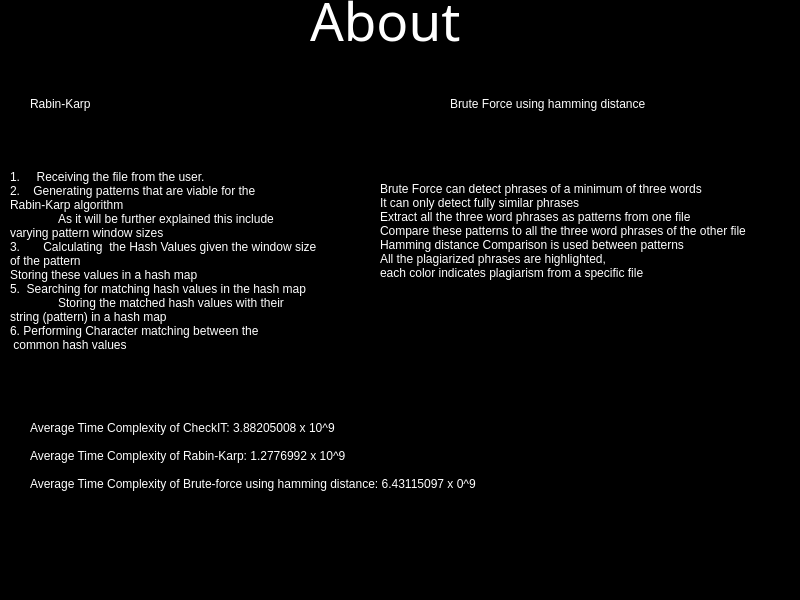
<?xml version="1.0" encoding="UTF-8"?>
<ui version="4.0">
 <class>About</class>
 <widget class="QMainWindow" name="About">
  <property name="geometry">
   <rect>
    <x>0</x>
    <y>0</y>
    <width>800</width>
    <height>600</height>
   </rect>
  </property>
  <property name="windowTitle">
   <string>MainWindow</string>
  </property>
  <property name="styleSheet">
   <string notr="true">background-color: rgb(0, 170, 255);
background-color: rgb(0, 0, 0);</string>
  </property>
  <widget class="QWidget" name="centralwidget">
   <widget class="QLabel" name="label">
    <property name="geometry">
     <rect>
      <x>310</x>
      <y>-20</y>
      <width>201</width>
      <height>81</height>
     </rect>
    </property>
    <property name="font">
     <font>
      <family>Trebuchet MS</family>
      <pointsize>40</pointsize>
      <italic>false</italic>
      <bold>false</bold>
     </font>
    </property>
    <property name="styleSheet">
     <string notr="true">color: rgb(255, 255, 255);
font: 40pt &quot;Trebuchet MS&quot;;</string>
    </property>
    <property name="text">
     <string>About</string>
    </property>
   </widget>
   <widget class="QLabel" name="label_2">
    <property name="geometry">
     <rect>
      <x>120</x>
      <y>150</y>
      <width>63</width>
      <height>20</height>
     </rect>
    </property>
    <property name="text">
     <string/>
    </property>
   </widget>
   <widget class="QLabel" name="label_3">
    <property name="geometry">
     <rect>
      <x>30</x>
      <y>400</y>
      <width>581</width>
      <height>111</height>
     </rect>
    </property>
    <property name="styleSheet">
     <string notr="true">color: rgb(255, 255, 255);</string>
    </property>
    <property name="text">
     <string>Average Time Complexity of CheckIT: 3.88205008 x 10^9 

Average Time Complexity of Rabin-Karp: 1.2776992 x 10^9

Average Time Complexity of Brute-force using hamming distance: 6.43115097 x 0^9</string>
    </property>
   </widget>
   <widget class="QLabel" name="label_4">
    <property name="geometry">
     <rect>
      <x>10</x>
      <y>150</y>
      <width>341</width>
      <height>221</height>
     </rect>
    </property>
    <property name="styleSheet">
     <string notr="true">font: 7pt &quot;Segoe UI&quot;;
color: rgb(255, 255, 255);</string>
    </property>
    <property name="text">
     <string>1.     Receiving the file from the user.
2.    Generating patterns that are viable for the 
Rabin-Karp algorithm
	As it will be further explained this include 
varying pattern window sizes 
3.       Calculating  the Hash Values given the window size 
of the pattern
Storing these values in a hash map
5.  Searching for matching hash values in the hash map
	Storing the matched hash values with their 
string (pattern) in a hash map
6. Performing Character matching between the
 common hash values</string>
    </property>
   </widget>
   <widget class="QLabel" name="label_5">
    <property name="geometry">
     <rect>
      <x>30</x>
      <y>90</y>
      <width>201</width>
      <height>41</height>
     </rect>
    </property>
    <property name="styleSheet">
     <string notr="true">font: 700 9pt &quot;Segoe UI&quot;;
color: rgb(255, 255, 255);</string>
    </property>
    <property name="text">
     <string>Rabin-Karp
</string>
    </property>
   </widget>
   <widget class="QLabel" name="label_6">
    <property name="geometry">
     <rect>
      <x>450</x>
      <y>90</y>
      <width>321</width>
      <height>41</height>
     </rect>
    </property>
    <property name="styleSheet">
     <string notr="true">font: 700 9pt &quot;Segoe UI&quot;;
color: rgb(255, 255, 255);</string>
    </property>
    <property name="text">
     <string>Brute Force using hamming distance
</string>
    </property>
   </widget>
   <widget class="QLabel" name="label_7">
    <property name="geometry">
     <rect>
      <x>30</x>
      <y>120</y>
      <width>63</width>
      <height>20</height>
     </rect>
    </property>
    <property name="text">
     <string>TextLabel</string>
    </property>
   </widget>
   <widget class="QLabel" name="label_8">
    <property name="geometry">
     <rect>
      <x>380</x>
      <y>160</y>
      <width>411</width>
      <height>141</height>
     </rect>
    </property>
    <property name="styleSheet">
     <string notr="true">color: rgb(255, 255, 255);
font: 8pt &quot;Segoe UI&quot;;</string>
    </property>
    <property name="text">
     <string>Brute Force can detect phrases of a minimum of three words
It can only detect fully similar phrases
Extract all the three word phrases as patterns from one file
Compare these patterns to all the three word phrases of the other file
Hamming distance Comparison is used between patterns
All the plagiarized phrases are highlighted, 
each color indicates plagiarism from a specific file</string>
    </property>
   </widget>
  </widget>
  <widget class="QMenuBar" name="menubar">
   <property name="geometry">
    <rect>
     <x>0</x>
     <y>0</y>
     <width>800</width>
     <height>26</height>
    </rect>
   </property>
  </widget>
  <widget class="QStatusBar" name="statusbar"/>
 </widget>
 <resources/>
 <connections/>
</ui>
